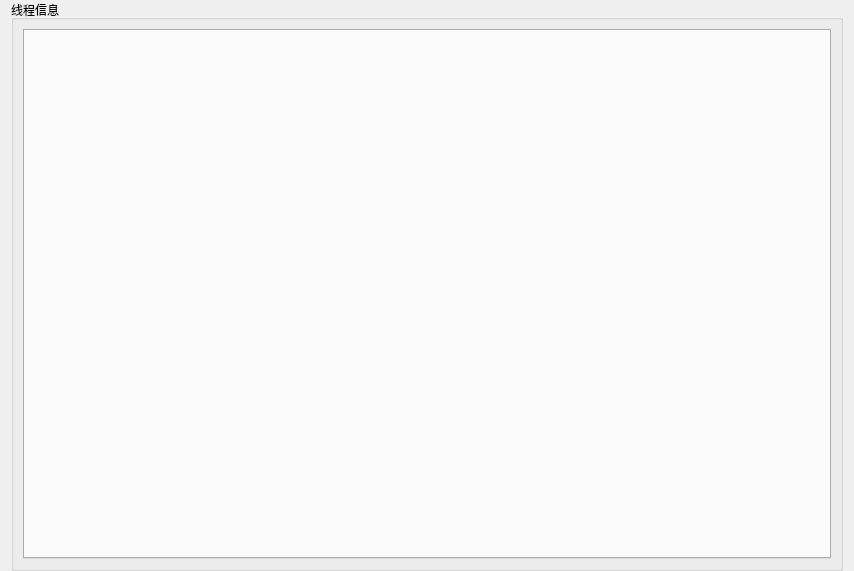
<?xml version="1.0" encoding="UTF-8"?>
<ui version="4.0">
 <class>SeerThreadManagerWidgetForm</class>
 <widget class="QWidget" name="SeerThreadManagerWidgetForm">
  <property name="geometry">
   <rect>
    <x>0</x>
    <y>0</y>
    <width>854</width>
    <height>571</height>
   </rect>
  </property>
  <property name="windowTitle">
   <string>Form</string>
  </property>
  <layout class="QGridLayout" name="gridLayout_2">
   <property name="topMargin">
    <number>0</number>
   </property>
   <property name="bottomMargin">
    <number>0</number>
   </property>
   <item row="0" column="0">
    <widget class="QGroupBox" name="groupBox">
     <property name="title">
      <string>线程信息</string>
     </property>
     <layout class="QGridLayout" name="gridLayout">
      <item row="0" column="0">
       <widget class="QDetachTabWidget" name="tabWidget">
        <property name="currentIndex">
         <number>-1</number>
        </property>
       </widget>
      </item>
     </layout>
    </widget>
   </item>
  </layout>
 </widget>
 <customwidgets>
  <customwidget>
   <class>QDetachTabWidget</class>
   <extends>QTabWidget</extends>
   <header location="global">QDetachTabWidget.h</header>
   <container>1</container>
  </customwidget>
 </customwidgets>
 <resources/>
 <connections/>
</ui>
